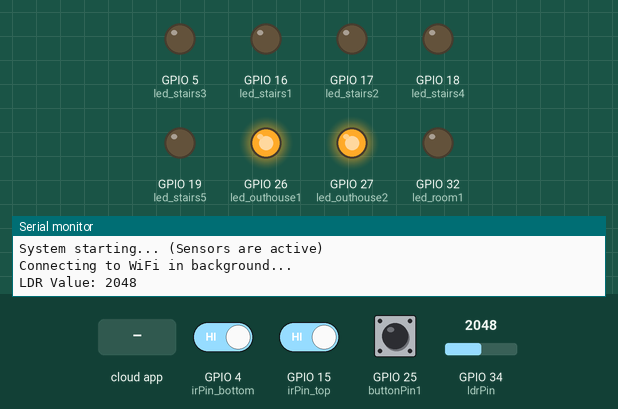
Bench run of a sketch on a simulated ESP32. Parts: output pins drawn as LEDs (lit = HIGH), the last lines printed to the serial monitor. The inputs (shaded band) are chosen by the test bench; at power-on: GPIO 4 (irPin_bottom) HIGH, GPIO 34 (ldrPin) = 2048, GPIO 15 (irPin_top) HIGH, GPIO 25 (buttonPin1) HIGH. WiFi joins after 1.5 s; servers stay silent unless stated; the Firebase database answers and starts empty.

Above: at 1.2 s.
1.3 s: GPIO 4 (irPin_bottom) driven LOW
At 1.45 s:
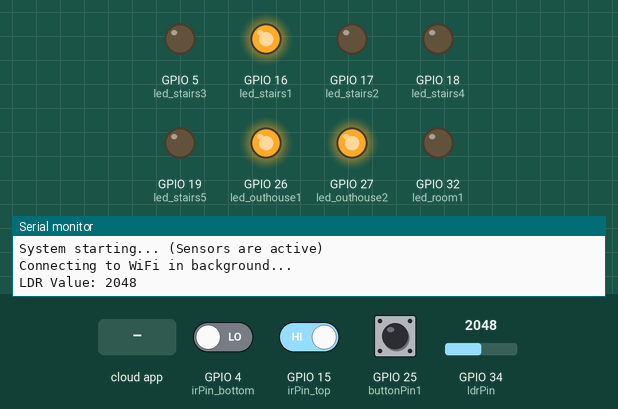
4.8 s: GPIO 34 (ldrPin) set to 1960
At 7.17 s:
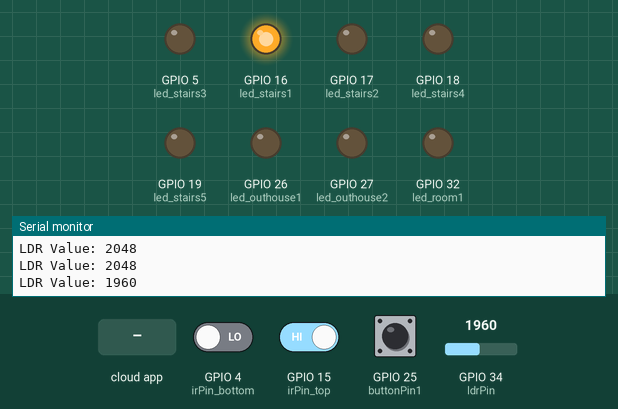
9.1 s: the phone or cloud app sets led1 to 1
At 10.03 s:
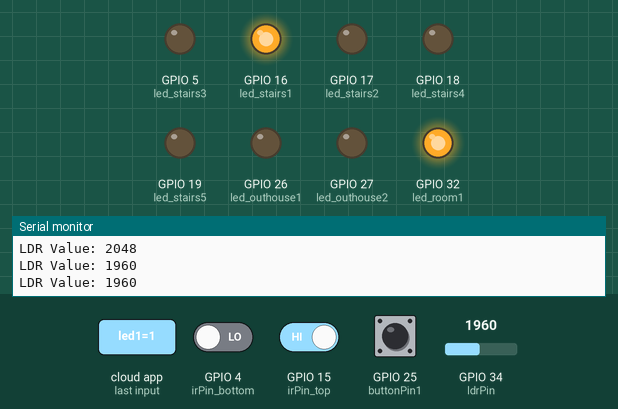
12.6 s: GPIO 34 (ldrPin) set to 2040
At 12.89 s:
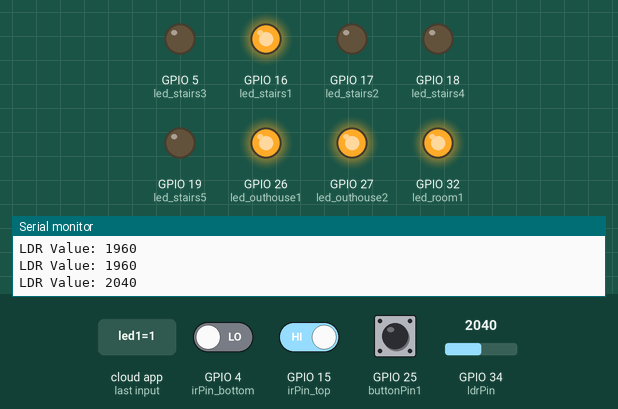
16.1 s: GPIO 34 (ldrPin) set to 1228
At 18.91 s:
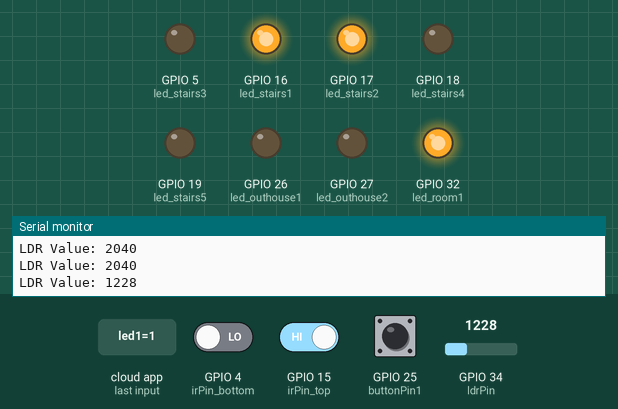
19.6 s: GPIO 34 (ldrPin) set to 2047
At 21.77 s:
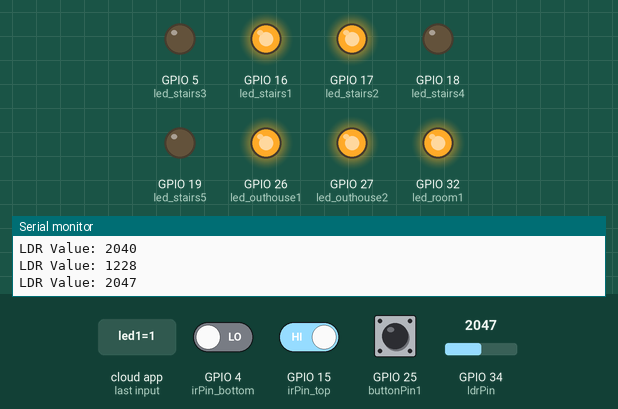
Timing chart, 0 to 24.1 s (numbered marks = the images above; inputs shaded):
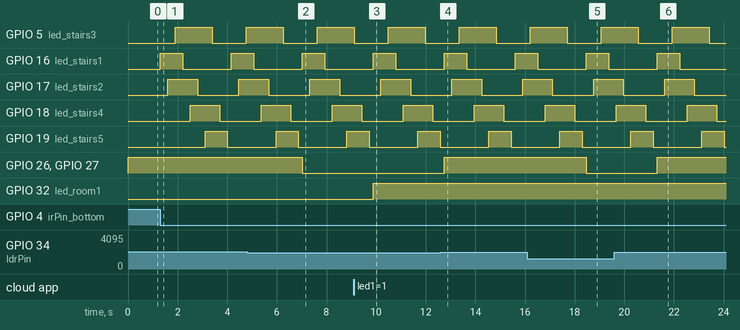

The sketch:

mix4.ino
```cpp
#include <WiFi.h>
#include <Firebase_ESP_Client.h>
#include <AceButton.h>
using namespace ace_button;

const char* ssid = "f.xng_gxr";
const char* password = "gorfang100553";
#define API_KEY "AIzaSyADo5wyzjDa4-EPrltkqKAl5XkaE61b2U0"
#define DATABASE_URL "https://miniproject0217-9d777-default-rtdb.firebaseio.com/"
#define USER_EMAIL "fxnggorr2009@gmail.com"
#define USER_PASSWORD "miniproject0217"

const int buttonPin1 = 25;
const int led_room1 = 32;
const int ldrPin = 34;
const int led_outhouse1 = 26;
const int led_outhouse2 = 27;
const int irPin_top = 15;
const int irPin_bottom = 4;
const int led_stairs1 = 16, led_stairs2 = 17, led_stairs3 = 5, led_stairs4 = 18, led_stairs5 = 19;

int threshold = 2000;
bool ledState1 = LOW;
unsigned long lastLdrPrint = 0;

FirebaseData fbdo;
FirebaseAuth auth;
FirebaseConfig config;
AceButton button1(buttonPin1);

void handleEvent(AceButton* button, uint8_t eventType, uint8_t buttonState) {
  if (button->getPin() == buttonPin1 && eventType == AceButton::kEventPressed) {
    ledState1 = !ledState1;
    digitalWrite(led_room1, ledState1);
    if (Firebase.ready()) Firebase.RTDB.setBool(&fbdo, "/led1", ledState1);
  }
}

void setup() {
  Serial.begin(115200);

  pinMode(led_room1, OUTPUT);
  pinMode(buttonPin1, INPUT_PULLUP);
  pinMode(led_outhouse1, OUTPUT);
  pinMode(led_outhouse2, OUTPUT);
  pinMode(irPin_top, INPUT);
  pinMode(irPin_bottom, INPUT);
  pinMode(led_stairs1, OUTPUT); pinMode(led_stairs2, OUTPUT);
  pinMode(led_stairs3, OUTPUT); pinMode(led_stairs4, OUTPUT);
  pinMode(led_stairs5, OUTPUT);

  ButtonConfig* buttonConfig1 = button1.getButtonConfig();
  buttonConfig1->setEventHandler(handleEvent);
  buttonConfig1->setFeature(ButtonConfig::kFeatureClick);

  Serial.println("System starting... (Sensors are active)");

  WiFi.begin(ssid, password);
  Serial.println("Connecting to WiFi in background...");

  config.api_key = API_KEY;
  auth.user.email = USER_EMAIL;
  auth.user.password = USER_PASSWORD;
  config.database_url = DATABASE_URL;
  Firebase.begin(&config, &auth);
  Firebase.reconnectWiFi(true);
}

void loop() {
  button1.check();

  int ldrValue = analogRead(ldrPin);
  if (millis() - lastLdrPrint > 1000) {
    Serial.print("LDR Value: ");
    Serial.println(ldrValue);
    lastLdrPrint = millis();
  }

  if (ldrValue > threshold) {
    digitalWrite(led_outhouse1, HIGH);
    digitalWrite(led_outhouse2, HIGH);
  } else {
    digitalWrite(led_outhouse1, LOW);
    digitalWrite(led_outhouse2, LOW);
  }

  int irValueTop = digitalRead(irPin_top);
  int irValueBottom = digitalRead(irPin_bottom);

  if (irValueBottom == LOW) {
    digitalWrite(led_stairs1, HIGH); delay(300);
    digitalWrite(led_stairs2, HIGH); delay(300);
    digitalWrite(led_stairs3, HIGH); delay(300);
    digitalWrite(led_stairs1, LOW);  delay(300);
    digitalWrite(led_stairs4, HIGH); delay(300);
    digitalWrite(led_stairs2, LOW);  delay(300);
    digitalWrite(led_stairs5, HIGH); delay(300);
    digitalWrite(led_stairs3, LOW);  delay(300);
    digitalWrite(led_stairs4, LOW);  delay(300);
    digitalWrite(led_stairs5, LOW);
  }

  if (irValueTop == LOW) {
    digitalWrite(led_stairs5, HIGH); delay(300);
    digitalWrite(led_stairs4, HIGH); delay(300);
    digitalWrite(led_stairs3, HIGH); delay(300);
    digitalWrite(led_stairs5, LOW);  delay(300);
    digitalWrite(led_stairs2, HIGH); delay(300);
    digitalWrite(led_stairs4, LOW);  delay(300);
    digitalWrite(led_stairs1, HIGH); delay(300);
    digitalWrite(led_stairs3, LOW);  delay(300);
    digitalWrite(led_stairs2, LOW);  delay(300);
    digitalWrite(led_stairs1, LOW);
  }

  if (irValueTop == HIGH && irValueBottom == HIGH) {
    digitalWrite(led_stairs1, LOW); digitalWrite(led_stairs2, LOW);
    digitalWrite(led_stairs3, LOW); digitalWrite(led_stairs4, LOW);
    digitalWrite(led_stairs5, LOW);
  }

  if (WiFi.status() == WL_CONNECTED && Firebase.ready()) {
    static unsigned long lastFbCheck = 0;
    if (millis() - lastFbCheck > 2000) {
      if (Firebase.RTDB.getBool(&fbdo, "/led1")) {
        ledState1 = fbdo.boolData();
        digitalWrite(led_room1, ledState1);
      }
      lastFbCheck = millis();
    }
  }

  delay(10);
}
```

Measured:
- the behaviour switches between 2001 and 2000 on GPIO 34 (ldrPin) (found by bisection; images 1 and 2)
- after the input at 1.3 s, GPIO 5 (led_stairs3): LOW → HIGH after 0.60 s, → LOW 1.5 s later, → HIGH 1.4 s later; GPIO 16 (led_stairs1): LOW → HIGH at once, → LOW 0.90 s later, → HIGH 2.0 s later
- after the input at 4.8 s, GPIO 26 (led_outhouse1), GPIO 27 (led_outhouse2): HIGH → LOW after 2.2 s
- after the input at 9.1 s, GPIO 32 (led_room1): LOW → HIGH after 0.78 s
- after the input at 12.6 s, GPIO 26 (led_outhouse1), GPIO 27 (led_outhouse2): LOW → HIGH after 0.15 s
- after the input at 16.1 s, GPIO 26 (led_outhouse1), GPIO 27 (led_outhouse2): HIGH → LOW after 2.4 s
- after the input at 19.6 s, GPIO 26 (led_outhouse1), GPIO 27 (led_outhouse2): LOW → HIGH after 1.7 s
